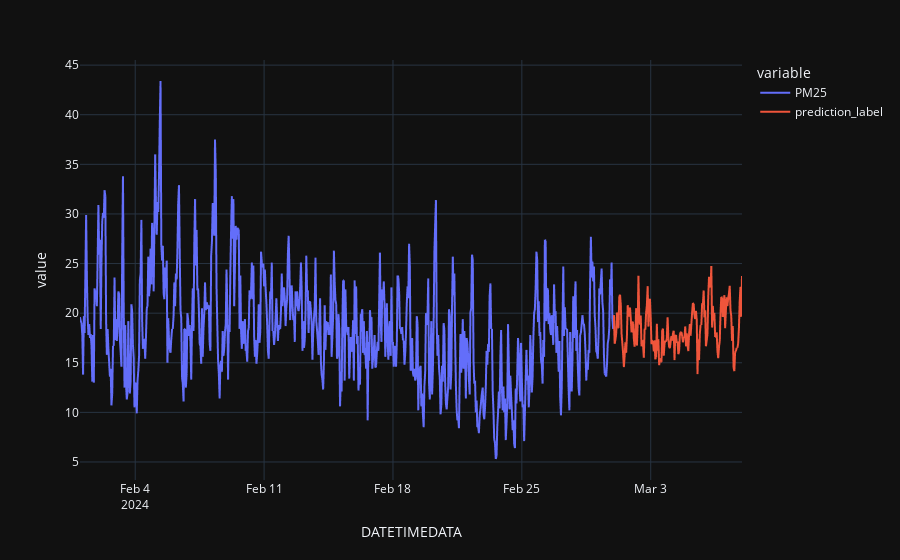

This figure's notebook cell:
### Code cell
plot_future = pd.concat([data,predictions_future], axis=0)
fig = px.line(plot_future, x=plot_future.index, y=["PM25", "prediction_label"], template = 'plotly_dark')
fig.show()

### Figure 1 — Plotly figure (JSON) as saved in the notebook; plotly's stock layout.template omitted (floating-point values rounded to 4 significant figures; data arrays with more than 128 entries replaced by an {"elided": "..."} marker saying what was removed)
{"data": [{"hovertemplate": "variable=PM25<br>DATETIMEDATA=%{x}<br>value=%{y}<extra></extra>", "legendgroup": "PM25", "line": {"color": "#636efa", "dash": "solid"}, "marker": {"symbol": "circle"}, "mode": "lines", "name": "PM25", "showlegend": true, "type": "scattergl", "x": {"elided": "864 str values"}, "xaxis": "x", "y": {"elided": "864 float values"}, "yaxis": "y"}, {"hovertemplate": "variable=prediction_label<br>DATETIMEDATA=%{x}<br>value=%{y}<extra></extra>", "legendgroup": "prediction_label", "line": {"color": "#EF553B", "dash": "solid"}, "marker": {"symbol": "circle"}, "mode": "lines", "name": "prediction_label", "showlegend": true, "type": "scattergl", "x": {"elided": "864 str values"}, "xaxis": "x", "y": {"elided": "864 float values"}, "yaxis": "y"}], "layout": {"legend": {"title": {"text": "variable"}, "tracegroupgap": 0}, "margin": {"t": 60}, "xaxis": {"anchor": "y", "domain": [0, 1], "title": {"text": "DATETIMEDATA"}}, "yaxis": {"anchor": "x", "domain": [0, 1], "title": {"text": "value"}}}}
